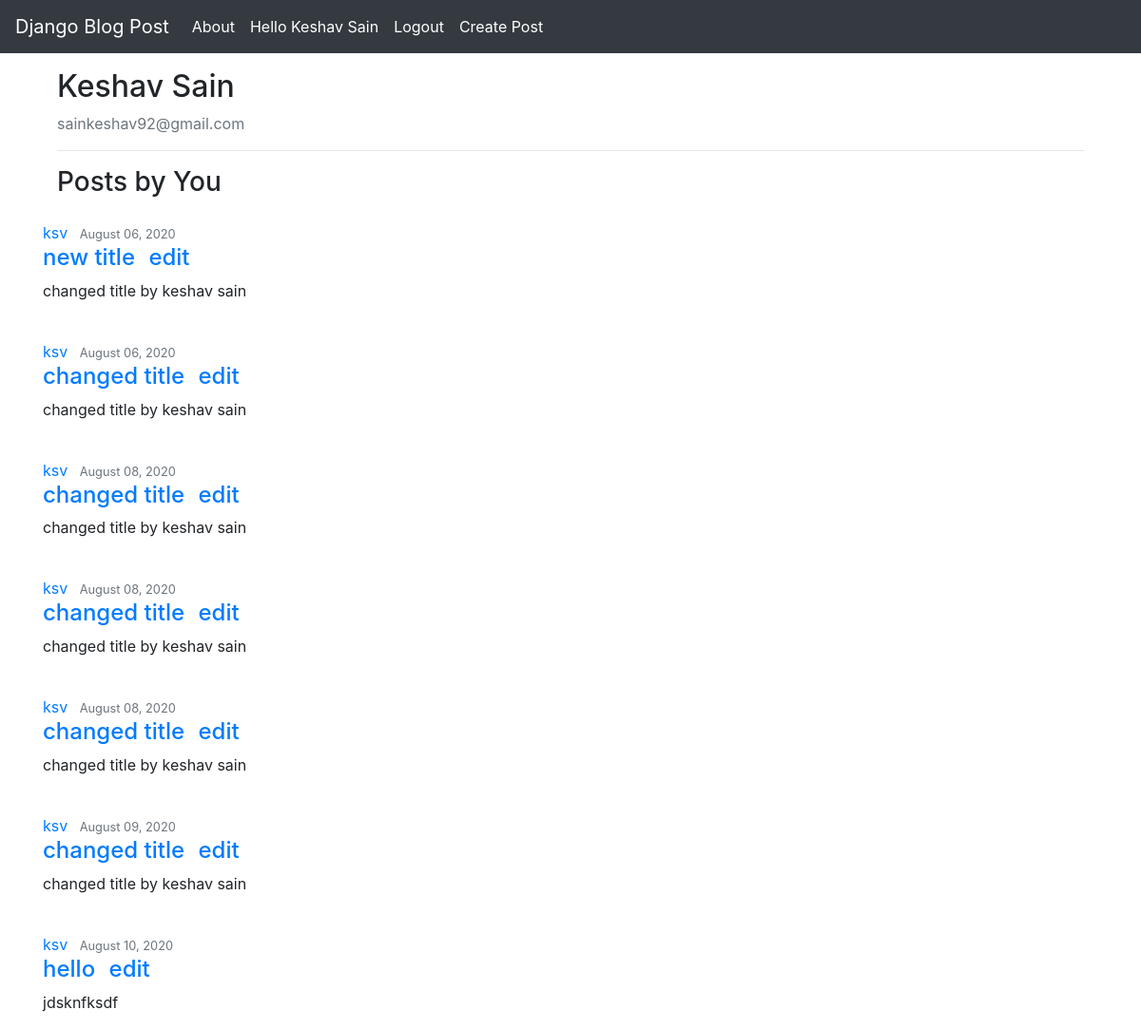
/profile/ (signed in), run on the app's committed database.
### polls/models.py (models this page shows, shortened)
class Post(models.Model):
	title = models.CharField(max_length=100)
	content = models.TextField()
	date_posted = models.DateTimeField(default=timezone.now)
	author = models.ForeignKey(User, on_delete=models.CASCADE)

### users/views.py (the view)
# urls.py: path("profile/", users_view.profile, name='profile'),
def profile(request):
	if not request.user.is_authenticated:
		return redirect('polls-home')
	else:
		user = User.objects.filter(username=request.user.username).first()
		posts = Post.objects.filter(author=user)
		context = {
			'title': request.user.first_name,
			'posts': posts,
		}
		return render(request, 'users/profile.html', context)

### users/templates/users/profile.html
{% extends "polls/base.html" %}
{% block content %}
	<div class="container mt-3">
		<h2 class="text-left">{{user.first_name}} {{user.last_name}}</h3>
		<p class="text-left text-muted">{{user.email}}</p><hr>
	</div>
	<div class="container">
		<h3 class="text-left">Posts by You</h3>
	</div>
	{% if not posts %}
		<div class="border-top pt-3">
			<p class="text-muted">You don't have any post yet<a class="ml-2" href="{% url 'new-post' %}">Create</a></p>
		</div>
	{% else %}
		{% for post in posts %}
			<article class="media content-section mt-4">
				<div class="media-body">
					<div class="article-metadata">
						<a class="mr-2" href="#">{{ post.author }}</a>
						<small class="text-muted">{{ post.date_posted|date:"F d, Y" }}</small>
					</div>
					<h4><a class="article-title" href="#">{{ post.title }}</a> <a class="ml-2" href="{% url 'edit-post' pk=post.pk %}">edit</a></h4>
					<p class="article-content">{{ post.content }}</p>
				</div>
			</article>
		{% endfor %}
	{% endif %}
{% endblock content %}

### polls/templates/polls/base.html (shortened to what this page needs)
<!doctype html>
<html lang="en">
  <head>
    <link rel="stylesheet" href="https://stackpath.bootstrapcdn.com/bootstrap/4.5.0/css/bootstrap.min.css">
  </head>
  <body>
    <nav class="navbar navbar-expand-md navbar-dark bg-dark">
      <a class="navbar-brand" href="{% url 'polls-home' %}">Django Blog Post</a>
      <div class="collapse navbar-collapse" id="navbarSupportedContent">
        <ul class="navbar-nav mr-auto">
          <li class="nav-item active">
            <a class="nav-link" href="{% url 'polls-about' %}">About</a>
          </li>
          {% if not user.is_authenticated %}
          <li class="nav-item active ml-auto">
            <span class="sr-only">(current)</span>
            <a class="nav-link" href="{% url 'polls-signin' %}">Sign in</a>
          </li>
          <li class="nav-item active">
            <span class="sr-only">(current)</span>
            <a class="nav-link" href="{% url 'register' %}">Register</a>
          </li>
          {% else %}
          <li class="nav-item active ml-auto">
            <a class="nav-link" href="{% url 'profile' %}">Hello {{user.first_name}} {{user.last_name}}</a>
          </li>
          <li class="nav-item active">
            <a class="nav-link" href="{% url 'logout' %}">Logout</a>
          </li>
          <li class="nav-item active">
            <a class="nav-link" href="{% url 'new-post' %}">Create Post</a>
          </li>
          {% endif %}
        </ul>
      </div>
    </nav>
    <div class="container">
      {% block content %}
      {% endblock content %}
    </div>
  </body>
</html>

### data on the page
Post: author "ksv", date_posted "August 06, 2020", title "new title", content "changed title by keshav sain"
Post: author "ksv", date_posted "August 06, 2020", title "changed title", content "changed title by keshav sain"
Post: author "ksv", date_posted "August 08, 2020", title "changed title", content "changed title by keshav sain"
Post: author "ksv", date_posted "August 08, 2020", title "changed title", content "changed title by keshav sain"
Post: author "ksv", date_posted "August 08, 2020", title "changed title", content "changed title by keshav sain"
Post: author "ksv", date_posted "August 09, 2020", title "changed title", content "changed title by keshav sain"
Post: author "ksv", date_posted "August 10, 2020", title "hello", content "jdsknfksdf"

### other printed values
{{ user.first_name }} "Keshav"
{{ user.last_name }} "Sain"
{{ user.email }} "sainkeshav92@gmail.com"
